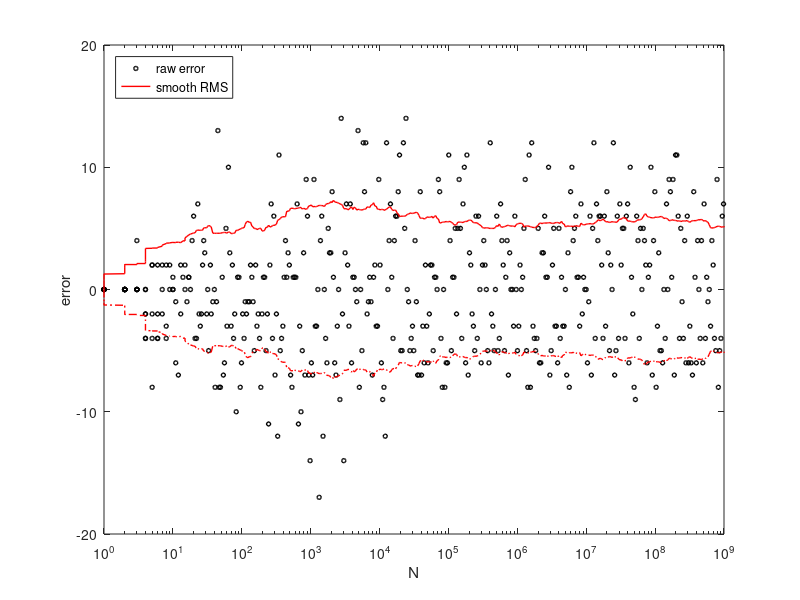
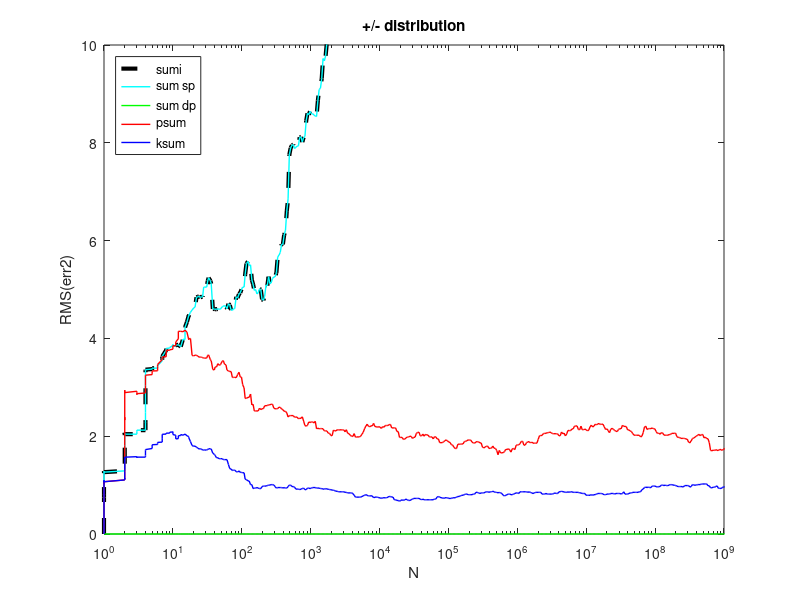
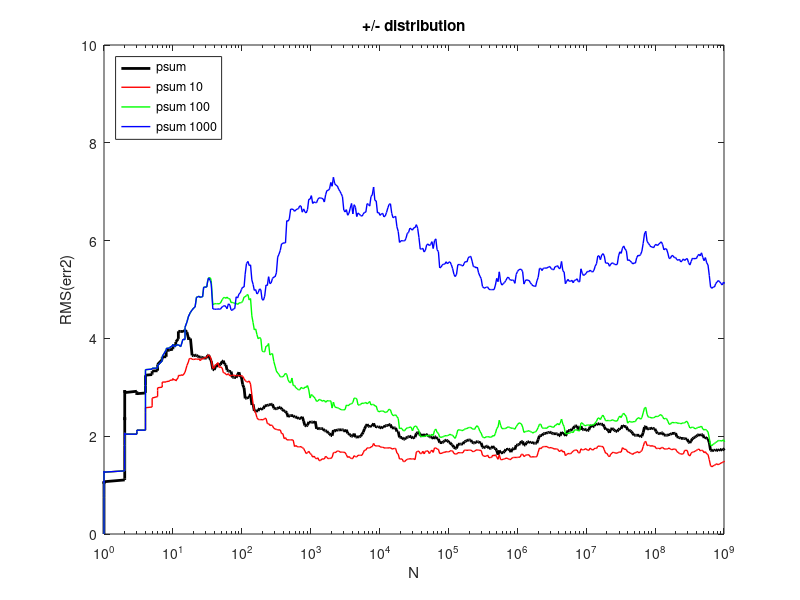
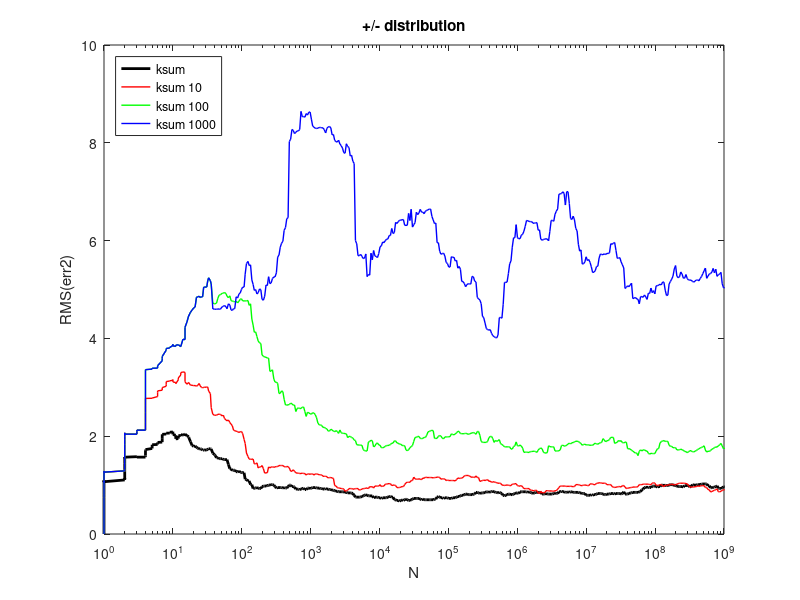

Write MATLAB code to recreate these figures, in order.
for slowfast = 1:2




if slowfast == 2 
  a = dlmread("sums_bench_files/bench_fast_2.txt");
  ftitle = ", fast-math";
  fsuffix = "_fast";
  ff = 10;
else
  a = dlmread("sums_bench_files/bench_2.txt");
  ftitle = "";
  fsuffix = "";
  ff = 0;
endif

ntest = sum(a(:,1) == 1)
np = size(a,1) / ntest
b = reshape(a,ntest,np,[]);

nbel = b(:,1,2);
psum1000_raw = b(:,:,9);

b = sqrt(movmean(b.^2,51));

if slowfast == 2
  bfast = b;
else
  bslow = b;
endif

sumi = b(:,:,3);
sum0 = b(:,:,4);
sum1 = b(:,:,5);
psum = b(:,:,6);
psum10 = b(:,:,7);
psum100 = b(:,:,8);
psum1000 = b(:,:,9);
ksum = b(:,:,10);
ksum10 = b(:,:,11);
ksum100 = b(:,:,12);
ksum1000 = b(:,:,13);

set(0, 'DefaultLineLineWidth', 1);


h = figure(10+ff)
semilogx  (nbel,psum1000_raw(:,1),'ok','markersize',3, ...
           nbel,psum1000(:,1),'r', ...
           nbel,-psum1000(:,1),'-.r')
axis([1 1e9 -20 20]);
xlabel('N'); ylabel("error"); %title("xxx");
legend('raw error','smooth RMS', ...
       'location','northwest') 
print(['sums_bench_files/fig10' fsuffix '.png'],'-dpng','-S700,400');

h = figure(11+ff)
semilogx  (nbel,sumi(:,1),'k--','linewidth',3, ...
           nbel,sum0(:,1),'c', ...
           nbel,sum1(:,1),'g', ...
           nbel,psum(:,1),'r', ...
           nbel,ksum(:,1),'b')
axis([1 1e9 0 10]);
xlabel('N'); ylabel("RMS(err2)"); title(["+/- distribution" ftitle]);
legend('sumi','sum sp','sum dp','psum','ksum', ...
       'location','northwest') 
print(['sums_bench_files/fig11' fsuffix '.png'],'-dpng','-S700,400');


h = figure(12+ff)
semilogx  (nbel,psum(:,1),'k','linewidth',2, ...
           nbel,psum10(:,1),'r', ...
           nbel,psum100(:,1),'g', ...
           nbel,psum1000(:,1),'b')
axis([1 1e9 0 10]);
xlabel('N'); ylabel("RMS(err2)"); title(["+/- distribution" ftitle]);
legend('psum','psum 10','psum 100','psum 1000', ...
       'location','northwest') 
print(['sums_bench_files/fig12' fsuffix '.png'],'-dpng','-S700,400');


h = figure(13+ff)
semilogx  (nbel,ksum(:,1),'k','linewidth',2, ...
           nbel,ksum10(:,1),'r', ...
           nbel,ksum100(:,1),'g', ...
           nbel,ksum1000(:,1),'b')
axis([1 1e9 0 10]);
xlabel('N'); ylabel("RMS(err2)"); title(["+/- distribution" ftitle]);
legend('ksum','ksum 10','ksum 100','ksum 1000', ...
       'location','northwest') 
print(['sums_bench_files/fig13' fsuffix '.png'],'-dpng','-S700,400');



h = figure(14+ff)
semilogx  (nbel,sumi(:,2),'k--','linewidth',3, ...
           nbel,sum0(:,2),'c', ...
           nbel,sum1(:,2),'g', ...
           nbel,psum(:,2),'r', ...
           nbel,ksum(:,2),'b')
axis([1 1e9 0 10]);
xlabel('N'); ylabel("RMS(err2)"); title(["+++ distribution" ftitle]);
legend('sumi','sum sp','sum dp','psum','ksum', ...
       'location','northwest') 
print(['sums_bench_files/fig14' fsuffix '.png'],'-dpng','-S700,400');


h = figure(15+ff)
semilogx  (nbel,psum(:,2),'k','linewidth',2, ...
           nbel,psum10(:,2),'r', ...
           nbel,psum100(:,2),'g', ...
           nbel,psum1000(:,2),'b')
axis([1 1e9 0 10]);
xlabel('N'); ylabel("RMS(err2)"); title(["+++ distribution" ftitle]);
legend('psum','psum 10','psum 100','psum 1000', ...
       'location','northwest') 
print(['sums_bench_files/fig15' fsuffix '.png'],'-dpng','-S700,400');


h = figure(16+ff)
semilogx  (nbel,ksum(:,2),'k','linewidth',2, ...
           nbel,ksum10(:,2),'r', ...
           nbel,ksum100(:,2),'g', ...
           nbel,ksum1000(:,2),'b')
axis([1 1e9 0 10]);
xlabel('N'); ylabel("RMS(err2)"); title(["+++ distribution" ftitle]);
legend('ksum','ksum 10','ksum 100','ksum 1000', ...
       'location','northwest') 
print(['sums_bench_files/fig16' fsuffix '.png'],'-dpng','-S700,400');




endfor




sumi = bslow(:,:,3);
sum0     = bslow(:,:,4);
psum1000 = bslow(:,:,9);
sumifast = bfast(:,:,3);
sum0fast = bfast(:,:,4);
psum1000fast = bfast(:,:,9);

figure(31)
semilogx  (nbel,sum0(:,1)        ,'c--', ...
           nbel,sum0fast(:,1)    ,'c', ...
           nbel,psum1000(:,1)    ,'r--', ...
           nbel,psum1000fast(:,1),'r')
axis([1 1e9 0 10]);
xlabel('N'); ylabel("RMS(err2)"); title("+/- distribution");
legend('sum sp','sum sp fast','psum 1000','psum 1000 fast', ...
       'location','northeast') 
print(['sums_bench_files/fig31.png'],'-dpng','-S700,400');
